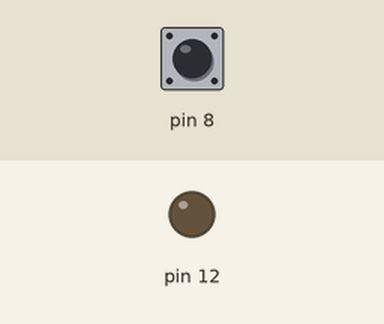
A sketch run on a simulated Arduino Uno, built with avr-gcc and run on an emulated ATmega328P. Shown: output pins drawn as LEDs (lit = HIGH). The test bench sets the inputs (shaded band); at power-on: pin 8 HIGH.

Above: at 1.2 s.
1.3 s: pin 8 pulled LOW for 0.15 s
At 2.5 s:
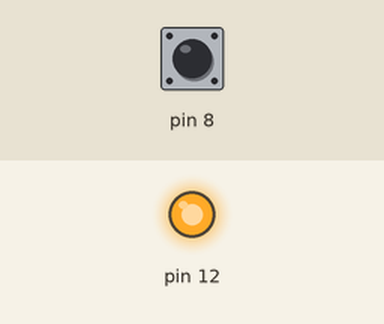
2.9 s: pin 8 pulled LOW for 1 s
At 3.8 s:
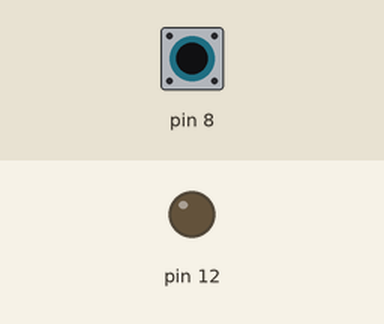
5.4 s: pin 8 pulled LOW for 3.2 s
At 5.7 s:
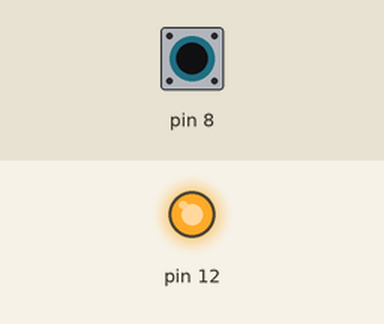
Timing chart, 0 to 8.4 s (numbered marks = the images above; inputs shaded):
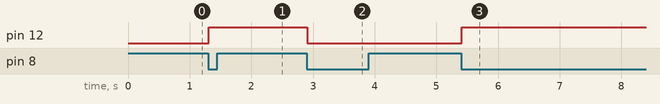

Measured:
- after the input at 1.3 s, pin 12: LOW → HIGH at once
- after the input at 2.9 s, pin 12: HIGH → LOW at once
- after the input at 5.4 s, pin 12: LOW → HIGH at once

The sketch:

debounced_button_read.ino
```cpp
#define ddrb *((volatile byte*) 0x24)
#define portb *((volatile byte*) 0x25)
#define pinb *((volatile byte*) 0x23)
#define tccr0a *((volatile byte*) 0x44)
#define tccr0b *((volatile byte*) 0x45)
#define tcnt0 *((volatile byte*) 0x46)
#define ocr0a *((volatile  byte*) 0x47)
#define tifr0 *((volatile byte* ) 0x35)
#define timsk0 *((volatile byte*) 0x6E)


/*
*) Order of things:
1) Select the CTC mode,
2) Set the value of OCR0A as 250,
3) Select prescaler as 64, (for one ms window everytime an interrupt is raised)
4) enable interrupt for timer0's COMPA
5) set PB4 as ooutput and pb0 as input and enable the internal pull up for PB0 by writing logical one to portb0.
6) define the ISR, which reads the state of the Pxn pin every millisecond(defined by timer0), and sets flags, a more detailed
explaination is in the document
7) in the main loop, use the flags set by the ISR.
*/

volatile uint8_t button_pressed = 0;


ISR(TIMER0_COMPA_vect){

  static uint8_t count = 0;
  static uint8_t last_state = 1;
  static uint8_t last_stable_state = 1;

  uint8_t curr_state = pinb & (1<<0) ? 1 : 0;

  if(curr_state != last_state){
    count = 0;
    last_state = curr_state;
    last_stable_state = 1;
  }

  else {
    count++;
    if(count == 10 && (last_stable_state != curr_state)){
      if(last_stable_state == 1 && curr_state == 0)
      {
      button_pressed = 1;
      last_stable_state = curr_state;
      }
    }
  }

}


void setup() {
  //since we are using timer0, we need to write binary 010 to wgm02:00 bits.
  //step1: configure timer to ctc
  tccr0b &= ~(1<<3); //wgm02 bit
  tccr0a |= (1<<1); //wgm01 bit
  tccr0a &= ~(1<<0); //wgm00 bit


  //step 3: configuring the prescaler, we have to write 011(in binrary form) to CS02:00 bits for setting the prescaler as 64.
  tccr0b &= ~(1<<2);
  tccr0b |= (1<<1);
  tccr0b |= (1<<0);

  //step 4: enabling the interrupt for ocf0a by setting the OCIE0A bit in timsk0
  timsk0 |= (1<<1);

  //step5:

  ddrb |= (1<<4);
  ddrb &= ~(1<<0);
  portb |= (1<<0);

  //step 2: setting ocr0a to the designated value, and rset the timer jjust for the sake of it,
  ocr0a = 250;
  tcnt0 = 0;

}

void loop() {
  //step 7:
  if(button_pressed){
    //do what is supposed to be done, which in this case will be toggling led, which is on pb4
    portb ^= (1<<4);
    button_pressed = 0;
  }
}
```
